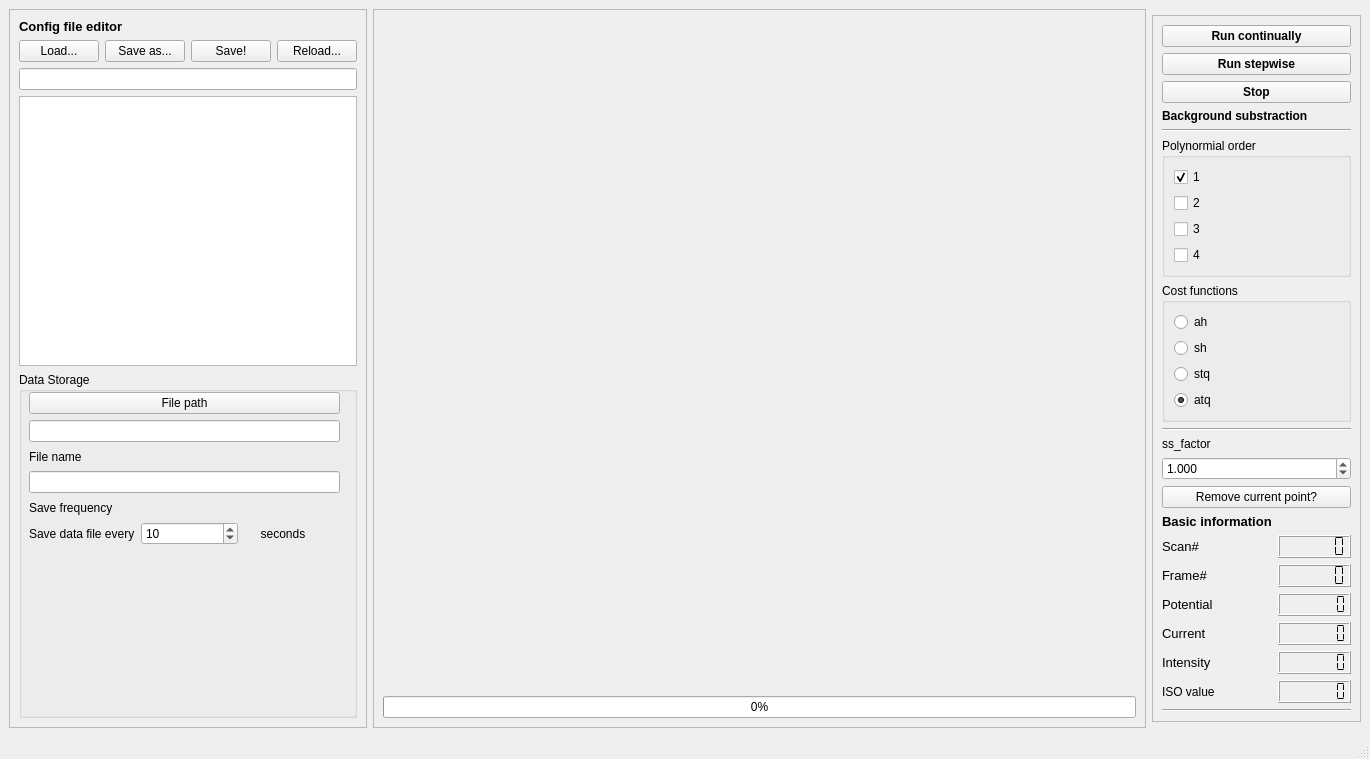
<?xml version="1.0" encoding="UTF-8"?>
<ui version="4.0">
 <class>MainWindow</class>
 <widget class="QMainWindow" name="MainWindow">
  <property name="geometry">
   <rect>
    <x>0</x>
    <y>0</y>
    <width>1370</width>
    <height>759</height>
   </rect>
  </property>
  <property name="windowTitle">
   <string>MainWindow</string>
  </property>
  <widget class="QWidget" name="centralwidget">
   <layout class="QHBoxLayout" name="horizontalLayout">
    <item>
     <widget class="QFrame" name="frame">
      <property name="sizePolicy">
       <sizepolicy hsizetype="Fixed" vsizetype="Expanding">
        <horstretch>0</horstretch>
        <verstretch>0</verstretch>
       </sizepolicy>
      </property>
      <property name="frameShape">
       <enum>QFrame::StyledPanel</enum>
      </property>
      <property name="frameShadow">
       <enum>QFrame::Raised</enum>
      </property>
      <layout class="QVBoxLayout" name="verticalLayout">
       <item>
        <layout class="QVBoxLayout" name="verticalLayout_6">
         <item>
          <widget class="QLabel" name="label_2">
           <property name="font">
            <font>
             <pointsize>10</pointsize>
             <weight>75</weight>
             <bold>true</bold>
            </font>
           </property>
           <property name="text">
            <string>Config file editor</string>
           </property>
          </widget>
         </item>
         <item>
          <layout class="QHBoxLayout" name="horizontalLayout_3">
           <item>
            <widget class="QPushButton" name="open">
             <property name="text">
              <string>Load...</string>
             </property>
            </widget>
           </item>
           <item>
            <widget class="QPushButton" name="saveas">
             <property name="text">
              <string>Save as...</string>
             </property>
            </widget>
           </item>
           <item>
            <widget class="QPushButton" name="save">
             <property name="text">
              <string>Save!</string>
             </property>
            </widget>
           </item>
           <item>
            <widget class="QPushButton" name="reload">
             <property name="text">
              <string>Reload...</string>
             </property>
            </widget>
           </item>
          </layout>
         </item>
         <item>
          <widget class="QLineEdit" name="lineEdit">
           <property name="sizePolicy">
            <sizepolicy hsizetype="Expanding" vsizetype="Fixed">
             <horstretch>0</horstretch>
             <verstretch>0</verstretch>
            </sizepolicy>
           </property>
          </widget>
         </item>
         <item>
          <widget class="QTextEdit" name="textEdit"/>
         </item>
        </layout>
       </item>
       <item>
        <widget class="QGroupBox" name="groupBox_storage">
         <property name="sizePolicy">
          <sizepolicy hsizetype="Expanding" vsizetype="Expanding">
           <horstretch>0</horstretch>
           <verstretch>0</verstretch>
          </sizepolicy>
         </property>
         <property name="font">
          <font>
           <weight>50</weight>
           <bold>false</bold>
          </font>
         </property>
         <property name="title">
          <string>Data Storage</string>
         </property>
         <widget class="QWidget" name="layoutWidget_2">
          <property name="geometry">
           <rect>
            <x>10</x>
            <y>20</y>
            <width>311</width>
            <height>153</height>
           </rect>
          </property>
          <layout class="QVBoxLayout" name="verticalLayout_7">
           <property name="sizeConstraint">
            <enum>QLayout::SetMinimumSize</enum>
           </property>
           <item>
            <widget class="QPushButton" name="pushButton_filePath">
             <property name="text">
              <string>File path</string>
             </property>
            </widget>
           </item>
           <item>
            <widget class="QLineEdit" name="lineEdit_data_file_path">
             <property name="inputMask">
              <string notr="true" extracomment="file_name.xlsx"/>
             </property>
             <property name="text">
              <string extracomment="file_name.xlsx"/>
             </property>
            </widget>
           </item>
           <item>
            <widget class="QLabel" name="label_16">
             <property name="text">
              <string>File name</string>
             </property>
            </widget>
           </item>
           <item>
            <widget class="QLineEdit" name="lineEdit_data_file_name"/>
           </item>
           <item>
            <widget class="QLabel" name="label_17">
             <property name="minimumSize">
              <size>
               <width>0</width>
               <height>13</height>
              </size>
             </property>
             <property name="text">
              <string>Save frequency</string>
             </property>
            </widget>
           </item>
           <item>
            <layout class="QHBoxLayout" name="horizontalLayout_4">
             <item>
              <widget class="QLabel" name="label_18">
               <property name="text">
                <string>Save data file every</string>
               </property>
              </widget>
             </item>
             <item>
              <widget class="QSpinBox" name="spinBox_save_frequency">
               <property name="value">
                <number>10</number>
               </property>
              </widget>
             </item>
             <item>
              <widget class="QLabel" name="label_19">
               <property name="text">
                <string>     seconds</string>
               </property>
              </widget>
             </item>
            </layout>
           </item>
          </layout>
         </widget>
        </widget>
       </item>
      </layout>
     </widget>
    </item>
    <item>
     <widget class="QFrame" name="frame_3">
      <property name="sizePolicy">
       <sizepolicy hsizetype="Preferred" vsizetype="Preferred">
        <horstretch>0</horstretch>
        <verstretch>0</verstretch>
       </sizepolicy>
      </property>
      <property name="frameShape">
       <enum>QFrame::StyledPanel</enum>
      </property>
      <property name="frameShadow">
       <enum>QFrame::Raised</enum>
      </property>
      <layout class="QVBoxLayout" name="verticalLayout_5">
       <item>
        <widget class="GraphicsLayoutWidget" name="widget_image" native="true"/>
       </item>
       <item>
        <widget class="QProgressBar" name="progressBar">
         <property name="value">
          <number>0</number>
         </property>
        </widget>
       </item>
      </layout>
     </widget>
    </item>
    <item>
     <widget class="QFrame" name="frame_2">
      <property name="sizePolicy">
       <sizepolicy hsizetype="Fixed" vsizetype="Fixed">
        <horstretch>0</horstretch>
        <verstretch>0</verstretch>
       </sizepolicy>
      </property>
      <property name="frameShape">
       <enum>QFrame::StyledPanel</enum>
      </property>
      <property name="frameShadow">
       <enum>QFrame::Raised</enum>
      </property>
      <layout class="QVBoxLayout" name="verticalLayout_8">
       <item>
        <layout class="QVBoxLayout" name="verticalLayout_3">
         <item>
          <widget class="QPushButton" name="plot">
           <property name="font">
            <font>
             <weight>75</weight>
             <bold>true</bold>
            </font>
           </property>
           <property name="text">
            <string>Run continually</string>
           </property>
          </widget>
         </item>
         <item>
          <widget class="QPushButton" name="runstepwise">
           <property name="font">
            <font>
             <weight>75</weight>
             <bold>true</bold>
            </font>
           </property>
           <property name="text">
            <string>Run stepwise</string>
           </property>
          </widget>
         </item>
         <item>
          <widget class="QPushButton" name="stopBtn">
           <property name="font">
            <font>
             <weight>75</weight>
             <bold>true</bold>
            </font>
           </property>
           <property name="text">
            <string>Stop</string>
           </property>
          </widget>
         </item>
         <item>
          <layout class="QVBoxLayout" name="verticalLayout_4">
           <item>
            <widget class="QLabel" name="label_4">
             <property name="font">
              <font>
               <pointsize>9</pointsize>
               <weight>75</weight>
               <bold>true</bold>
              </font>
             </property>
             <property name="text">
              <string>Background substraction</string>
             </property>
            </widget>
           </item>
           <item>
            <widget class="Line" name="line_3">
             <property name="orientation">
              <enum>Qt::Horizontal</enum>
             </property>
            </widget>
           </item>
           <item>
            <widget class="QGroupBox" name="groupBox_2">
             <property name="title">
              <string>Polynormial order</string>
             </property>
             <layout class="QVBoxLayout" name="verticalLayout_2">
              <item>
               <widget class="QCheckBox" name="checkBox_order1">
                <property name="text">
                 <string>1</string>
                </property>
                <property name="checked">
                 <bool>true</bool>
                </property>
               </widget>
              </item>
              <item>
               <widget class="QCheckBox" name="checkBox_order2">
                <property name="text">
                 <string>2</string>
                </property>
               </widget>
              </item>
              <item>
               <widget class="QCheckBox" name="checkBox_order3">
                <property name="text">
                 <string>3</string>
                </property>
               </widget>
              </item>
              <item>
               <widget class="QCheckBox" name="checkBox_order4">
                <property name="text">
                 <string>4</string>
                </property>
               </widget>
              </item>
             </layout>
            </widget>
           </item>
           <item>
            <widget class="QGroupBox" name="groupBox_cost_func">
             <property name="title">
              <string>Cost functions</string>
             </property>
             <layout class="QGridLayout" name="gridLayout_3">
              <item row="0" column="0">
               <widget class="QRadioButton" name="radioButton_ah">
                <property name="text">
                 <string>ah</string>
                </property>
               </widget>
              </item>
              <item row="1" column="0">
               <widget class="QRadioButton" name="radioButton_sh">
                <property name="text">
                 <string>sh</string>
                </property>
               </widget>
              </item>
              <item row="2" column="0">
               <widget class="QRadioButton" name="radioButton_stq">
                <property name="text">
                 <string>stq</string>
                </property>
               </widget>
              </item>
              <item row="3" column="0">
               <widget class="QRadioButton" name="radioButton_atq">
                <property name="text">
                 <string>atq</string>
                </property>
                <property name="checked">
                 <bool>true</bool>
                </property>
               </widget>
              </item>
             </layout>
            </widget>
           </item>
           <item>
            <widget class="Line" name="line_2">
             <property name="orientation">
              <enum>Qt::Horizontal</enum>
             </property>
            </widget>
           </item>
           <item>
            <widget class="QLabel" name="label_3">
             <property name="text">
              <string>ss_factor</string>
             </property>
            </widget>
           </item>
           <item>
            <widget class="QDoubleSpinBox" name="doubleSpinBox_ss_factor">
             <property name="decimals">
              <number>3</number>
             </property>
             <property name="maximum">
              <double>20.000000000000000</double>
             </property>
             <property name="singleStep">
              <double>0.100000000000000</double>
             </property>
             <property name="value">
              <double>1.000000000000000</double>
             </property>
            </widget>
           </item>
           <item>
            <widget class="QPushButton" name="pushButton_remove_current_point">
             <property name="text">
              <string>Remove current point?</string>
             </property>
            </widget>
           </item>
           <item>
            <layout class="QGridLayout" name="gridLayout">
             <item row="4" column="1">
              <widget class="QLCDNumber" name="lcdNumber_current">
               <property name="font">
                <font>
                 <family>Times New Roman</family>
                 <weight>75</weight>
                 <bold>true</bold>
                </font>
               </property>
               <property name="layoutDirection">
                <enum>Qt::LeftToRight</enum>
               </property>
               <property name="smallDecimalPoint">
                <bool>true</bool>
               </property>
               <property name="digitCount">
                <number>6</number>
               </property>
               <property name="segmentStyle">
                <enum>QLCDNumber::Flat</enum>
               </property>
              </widget>
             </item>
             <item row="1" column="1">
              <widget class="QLCDNumber" name="lcdNumber_scan_number">
               <property name="font">
                <font>
                 <family>Times New Roman</family>
                 <weight>50</weight>
                 <bold>false</bold>
                 <stylestrategy>NoAntialias</stylestrategy>
                </font>
               </property>
               <property name="smallDecimalPoint">
                <bool>false</bool>
               </property>
               <property name="digitCount">
                <number>6</number>
               </property>
               <property name="mode">
                <enum>QLCDNumber::Dec</enum>
               </property>
               <property name="segmentStyle">
                <enum>QLCDNumber::Flat</enum>
               </property>
               <property name="value" stdset="0">
                <double>0.000000000000000</double>
               </property>
               <property name="intValue" stdset="0">
                <number>0</number>
               </property>
              </widget>
             </item>
             <item row="0" column="0">
              <widget class="QLabel" name="label_10">
               <property name="font">
                <font>
                 <pointsize>10</pointsize>
                 <weight>75</weight>
                 <bold>true</bold>
                </font>
               </property>
               <property name="text">
                <string>Basic information</string>
               </property>
              </widget>
             </item>
             <item row="5" column="0">
              <widget class="QLabel" name="label_15">
               <property name="font">
                <font>
                 <pointsize>10</pointsize>
                </font>
               </property>
               <property name="text">
                <string>Intensity</string>
               </property>
              </widget>
             </item>
             <item row="4" column="0">
              <widget class="QLabel" name="label_14">
               <property name="font">
                <font>
                 <pointsize>10</pointsize>
                </font>
               </property>
               <property name="text">
                <string>Current</string>
               </property>
              </widget>
             </item>
             <item row="6" column="0">
              <widget class="QLabel" name="label_20">
               <property name="text">
                <string>ISO value</string>
               </property>
              </widget>
             </item>
             <item row="3" column="0">
              <widget class="QLabel" name="label_13">
               <property name="font">
                <font>
                 <pointsize>10</pointsize>
                </font>
               </property>
               <property name="text">
                <string>Potential</string>
               </property>
              </widget>
             </item>
             <item row="2" column="0">
              <widget class="QLabel" name="label_12">
               <property name="font">
                <font>
                 <pointsize>10</pointsize>
                </font>
               </property>
               <property name="text">
                <string>Frame#</string>
               </property>
              </widget>
             </item>
             <item row="1" column="0">
              <widget class="QLabel" name="label_11">
               <property name="font">
                <font>
                 <pointsize>10</pointsize>
                </font>
               </property>
               <property name="text">
                <string>Scan#</string>
               </property>
              </widget>
             </item>
             <item row="6" column="1">
              <widget class="QLCDNumber" name="lcdNumber_iso">
               <property name="font">
                <font>
                 <family>Times New Roman</family>
                 <weight>75</weight>
                 <bold>true</bold>
                </font>
               </property>
               <property name="smallDecimalPoint">
                <bool>true</bool>
               </property>
               <property name="digitCount">
                <number>6</number>
               </property>
               <property name="segmentStyle">
                <enum>QLCDNumber::Flat</enum>
               </property>
              </widget>
             </item>
             <item row="5" column="1">
              <widget class="QLCDNumber" name="lcdNumber_intensity">
               <property name="font">
                <font>
                 <family>Times New Roman</family>
                 <weight>75</weight>
                 <bold>true</bold>
                </font>
               </property>
               <property name="smallDecimalPoint">
                <bool>true</bool>
               </property>
               <property name="digitCount">
                <number>6</number>
               </property>
               <property name="segmentStyle">
                <enum>QLCDNumber::Flat</enum>
               </property>
              </widget>
             </item>
             <item row="3" column="1">
              <widget class="QLCDNumber" name="lcdNumber_potential">
               <property name="font">
                <font>
                 <family>Times New Roman</family>
                 <weight>75</weight>
                 <bold>true</bold>
                </font>
               </property>
               <property name="smallDecimalPoint">
                <bool>true</bool>
               </property>
               <property name="digitCount">
                <number>6</number>
               </property>
               <property name="segmentStyle">
                <enum>QLCDNumber::Flat</enum>
               </property>
              </widget>
             </item>
             <item row="2" column="1">
              <widget class="QLCDNumber" name="lcdNumber_frame_number">
               <property name="font">
                <font>
                 <family>Times New Roman</family>
                 <weight>75</weight>
                 <bold>true</bold>
                </font>
               </property>
               <property name="smallDecimalPoint">
                <bool>false</bool>
               </property>
               <property name="digitCount">
                <number>6</number>
               </property>
               <property name="segmentStyle">
                <enum>QLCDNumber::Flat</enum>
               </property>
               <property name="intValue" stdset="0">
                <number>0</number>
               </property>
              </widget>
             </item>
            </layout>
           </item>
           <item>
            <widget class="Line" name="line_4">
             <property name="orientation">
              <enum>Qt::Horizontal</enum>
             </property>
            </widget>
           </item>
          </layout>
         </item>
        </layout>
       </item>
      </layout>
     </widget>
    </item>
   </layout>
  </widget>
  <widget class="QMenuBar" name="menubar">
   <property name="geometry">
    <rect>
     <x>0</x>
     <y>0</y>
     <width>1370</width>
     <height>21</height>
    </rect>
   </property>
  </widget>
  <widget class="QStatusBar" name="statusbar"/>
 </widget>
 <customwidgets>
  <customwidget>
   <class>GraphicsLayoutWidget</class>
   <extends>QWidget</extends>
   <header location="global">pyqtgraph.h</header>
   <container>1</container>
  </customwidget>
 </customwidgets>
 <resources/>
 <connections/>
</ui>
